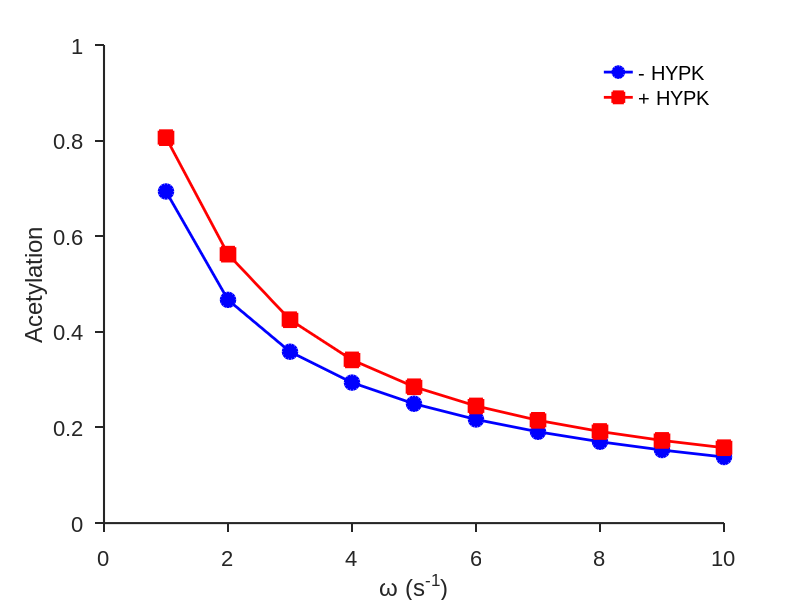

Write MATLAB code to recreate this figure.
% Analytical kinetic model for cotranslational N-terminal acetylation (NTA)
% -------------------------------------------------------------------------
% This MATLAB script implements the analytical solution of the master
% equation describing the kinetic network of NatA–ribosome–HYPK interactions
% during translation. The model calculates the  steady state probabilities  of
% different kinetic states as functions of the translation elongation rate
% (ω), RNC NatA association (k12, k43), dissociation (k21, k34), acetylation (k23), and coding sequence
% length (L).
%----------------------------------------------------------------------------
% Usage:
%   Run directly in MATLAB:
%       HYPK_NatA_acetylation_analytical_model
%
% Author: Inayat Ullah Irshad
% Date: October 2025

%==============================================================================


clear; clc; close all;

enx = [0.1, 1];         %===== %=== Backward rate 
xx  = [4, 0.2];         %===== %=== forward rate
omg = 1:10;             %=== codon translation rate

n = 353;                % number of codon positions / steps
x = 1:n;

% ==============Gaussian mixture used to shape k3 along the chain========

a1 = 0.79;  a2 = 0.20;   a3 = 0.2950;
b1 = 105.0; b2 = 116.2;  b3 = 154.5404;
c1 = 6.414; c2 = 10.6473; c3 = 28.1588;

y = a1 .* exp(-((x - b1) ./ c1).^2) + ...
    a2 .* exp(-((x - b2) ./ c2).^2) + ...
    a3 .* exp(-((x - b3) ./ c3).^2);
y = y ./ max(y);        % normalize to max 1

Avg_k = [0, 0.001373, 0.002281, 0.845, 0.2825, 0.17, 0.285, 0.075, 0.046];

nat = [10 20 40];       % [NatA] 
R_total_in = 70e-9;     % [RNC]


N_total_in = nat(1) * 1e-9;

acetyl = zeros(length(omg), 2);
Nat_conc = zeros(length(omg), 2);
on_rates = zeros(length(omg), 2);

for mm = 1:length(omg)
    for k = 1:2
        % kinetic rates
        k1 = xx(k) * 1e8;                     %=== forward rate
        k2 = enx(k);                          %=== Backward rate
        kd = k2 / k1;                         %=== eq. dissociation constant
        b = R_total_in - N_total_in + kd;

        c = -kd * N_total_in;
        d = b^2 - 4 * c;

        if d > 0
            NatA_s1 = (-b + sqrt(d)) / 2;    %===== free NatA concentration
        else
            NatA_s1 = 0;    % safe fallback
        end

        Nat_conc(mm, k) = NatA_s1 * 1e9;              %===== data_save free NatA concentration
        on_rates(mm, k)  = NatA_s1 * xx(k) * 1e8;     %===== lly, on rates k1

        kk1_scalar = k1 * NatA_s1;                    %===== on rates
        kk2_scalar = k2;                              %===== off rates
        kk3_scalar = max(Avg_k);                      %===== Enzymatic rxn rate at peak

        % construct Enzymatic rate for each condon position i = 1..n
        
        rate_ac = cell(1, n);
        for i = 1:n
            rate_ac{i} = [kk1_scalar, kk2_scalar, kk3_scalar * y(i), kk2_scalar, kk1_scalar];
        end

        omega_val = omg(mm);  % codon elongation rates
        pLen = n;                   %===== CDS len    
        p1 = zeros(1, pLen);        %===== RNC  
        p2 = zeros(1, pLen);        %===== RNC-NatA
        p3 = zeros(1, pLen);        %===== NatA*Ac-RNC
        p4 = zeros(1, pLen);        %===== Ac-RNC

        p1(1) = 1;

        for idx = 2:pLen
            rate2 = rate_ac{2};
            kf1 = rate2(1);
            kf2 = rate2(2);
            kf3 = rate2(4);
            kf4 = rate2(5);

            km1 = rate_ac{idx-1}(3);

            omega = omega_val;

            kp = zeros(4,4);
            kp(1,:) = [-(omega + kf1),      kf2,                 0,      0];
            kp(2,:) = [kf1,               -(omega + kf2 + km1), 0,      0];
            kp(3,:) = [0,                  km1,               -(omega + kf3), kf4];
            kp(4,:) = [0,                  0,                   kf3,   -(omega + kf4)];

            wp = -omega * eye(4);

            mt = kp \ wp;

            prev_vec = [p1(idx-1); p2(idx-1); p3(idx-1); p4(idx-1)];
            pvec = mt * prev_vec;

            p1(idx) = pvec(1);
            p2(idx) = pvec(2);
            p3(idx) = pvec(3);
            p4(idx) = pvec(4);
        end

        p34 = p3 + p4;
        acetyl(mm, k) = p34(300);
    end
end

figure(1);
hold on;
plot(omg, acetyl(:,1), '-o', 'LineWidth', 2.0, 'Color', 'blue', 'MarkerSize', 10, 'MarkerFaceColor', 'blue', 'MarkerEdgeColor', 'blue'); 
plot(omg, acetyl(:,2), '-s', 'LineWidth', 2.0, 'Color', 'red', 'MarkerSize', 10, 'MarkerFaceColor', 'red', 'MarkerEdgeColor', 'red');
%xlabel('\rm\omega (s^{-1})', 'Interpreter', 'tex', 'FontSize', 16, 'FontName', 'Arial');
xlabel('ω (s^{-1})', 'FontSize', 16, 'FontName', 'Arial');
ylabel('Acetylation', 'Interpreter', 'tex', 'FontSize', 16,  'FontName', 'Arial');
leg = legend({'- HYPK', '+ HYPK'}, 'Location', 'best', 'FontSize', 16, 'Interpreter', 'tex');
set(leg, 'Box', 'off', 'FontName', 'Arial');
set(gca, 'FontSize', 16, 'LineWidth', 1.5, 'Box', 'off', 'TickDir', 'out', 'TickLength', [0.015 0.015], 'FontName', 'Arial');
hold off;
